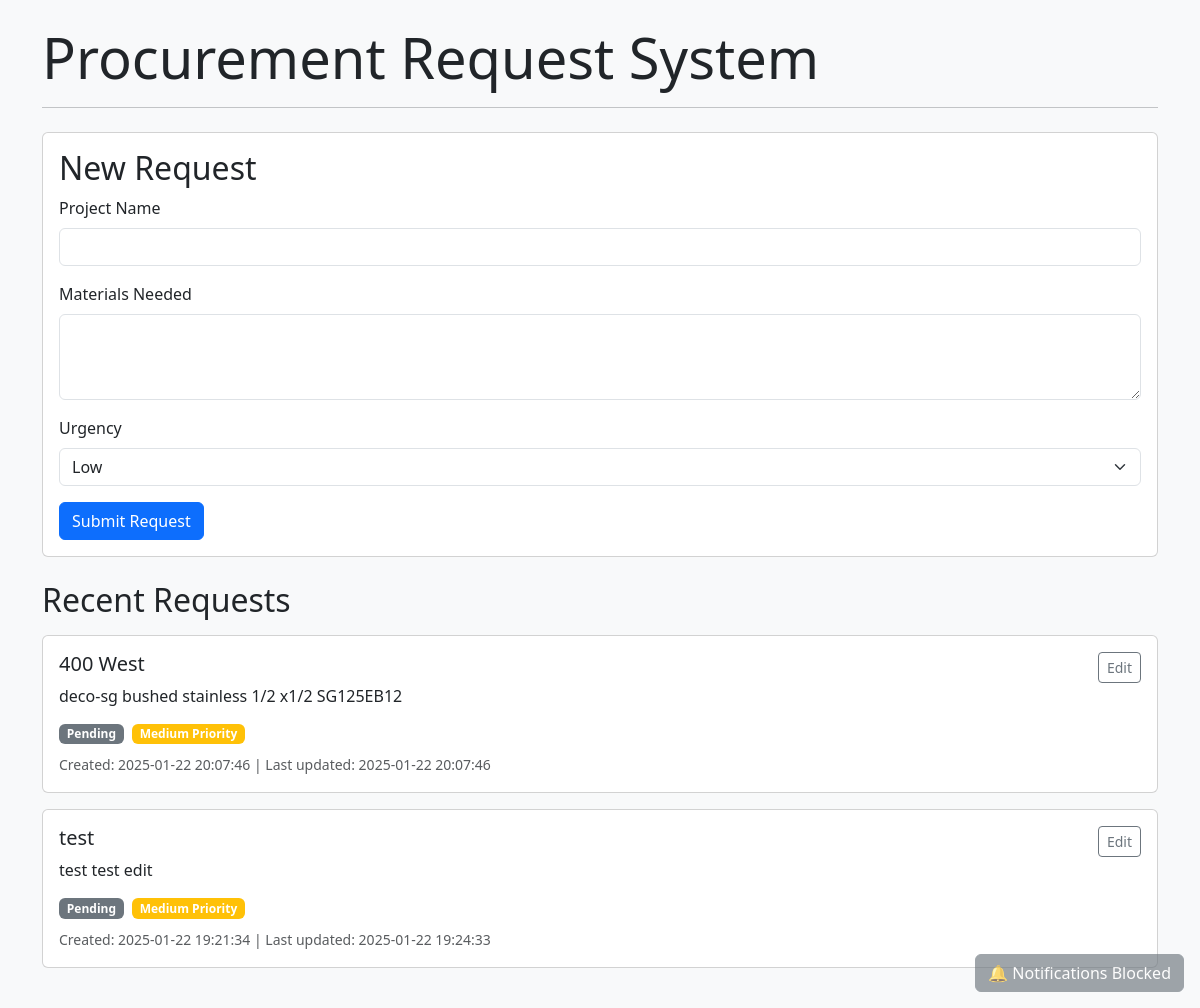
Before: / with the older database file.
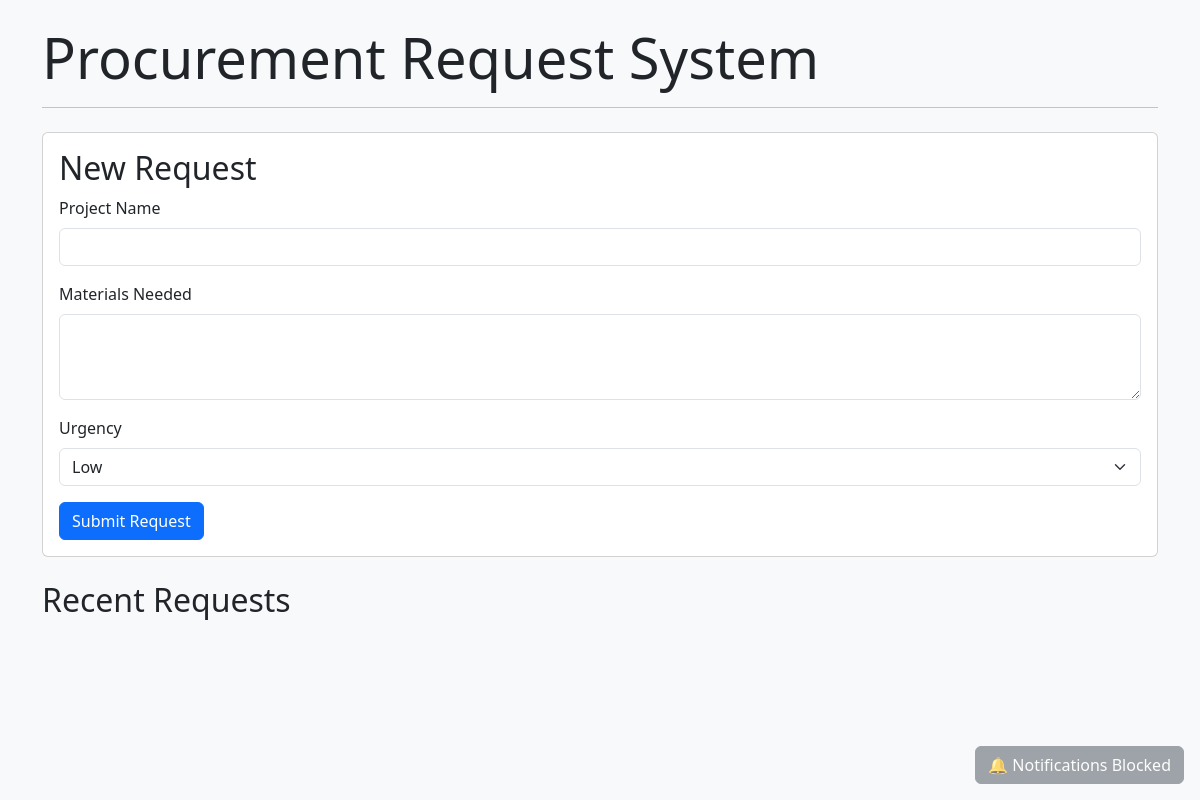
After: the same page with the newer database file.
### tables this page shows
CREATE TABLE tickets (
            id INTEGER PRIMARY KEY AUTOINCREMENT,
            project_name TEXT NOT NULL,
            materials TEXT NOT NULL,
            urgency TEXT NOT NULL,
            status TEXT DEFAULT 'Pending',
            created_at TIMESTAMP DEFAULT CURRENT_TIMESTAMP,
            updated_at TIMESTAMP DEFAULT CURRENT_TIMESTAMP
        );

### app.py (the view, shortened to what this page needs)
@app.route('/', methods=['GET', 'POST'])
def index():
    conn = get_db_connection()
    tickets = conn.execute('SELECT * FROM tickets ORDER BY created_at DESC').fetchall()
    conn.close()
    return render_template('index.html', tickets=tickets)

### app.py (called while the page is built)
def get_db_connection():
    conn = sqlite3.connect('tickets.db')
    conn.row_factory = sqlite3.Row
    return conn

### templates/index.html (shortened to what this page needs)
{% extends "base.html" %}
{% block content %}
    <div class="card mb-4">
        <div class="card-body">
            <h2 class="card-title">New Request</h2>
            <form method="POST">
                <div class="mb-3">
                    <label class="form-label">Project Name</label>
                    <input type="text" class="form-control" name="project_name" required>
                </div>
                <div class="mb-3">
                    <label class="form-label">Materials Needed</label>
                    <textarea class="form-control" name="materials" rows="3" required></textarea>
                </div>
                <div class="mb-3">
                    <label class="form-label">Urgency</label>
                    <select class="form-select" name="urgency" required>
                        <option value="Low">Low</option>
                    </select>
                </div>
                <button type="submit" class="btn btn-primary">Submit Request</button>
            </form>
        </div>
    </div>
    <h2 class="mb-3">Recent Requests</h2>
    {% for ticket in tickets %}
        <div class="card mb-3">
            <div class="card-body">
                <div class="d-flex justify-content-between align-items-start">
                    <div>
                        <h5 class="card-title">{{ ticket.project_name }}</h5>
                        <p class="card-text">{{ ticket.materials }}</p>
                        <div class="d-flex gap-2 mb-2">
                            <span class="badge bg-{{ 'success' if ticket.status == 'Completed' else 'warning' if ticket.status == 'In Progress' else 'secondary' }}">
                                {{ ticket.status }}
                            </span>
                            <span class="badge bg-{{ 'danger' if ticket.urgency == 'High' else 'warning' if ticket.urgency == 'Medium' else 'info' }}">
                                {{ ticket.urgency }} Priority
                            </span>
                        </div>
                        <small class="text-muted">
                            Created: {{ ticket.created_at }} |
                            Last updated: {{ ticket.updated_at }}
                        </small>
                    </div>
                    <a href="{{ url_for('edit_ticket', ticket_id=ticket.id) }}" class="btn btn-sm btn-outline-secondary">
                        Edit
                    </a>
                </div>
            </div>
        </div>
    {% endfor %}
{% endblock %}

### templates/base.html (shortened to what this page needs)
<!DOCTYPE html>
<html lang="en">
<head>
    <link href="https://cdn.jsdelivr.net/npm/bootstrap@5.3.2/dist/css/bootstrap.min.css" rel="stylesheet">
</head>
<body class="bg-light">
    <div class="container py-4">
        <header class="mb-4">
            <h1 class="display-4">Procurement Request System</h1>
            <hr>
        </header>
        {% block content %}{% endblock %}
    </div>
</body>
</html>

Changed rows visible on the page:
removed tickets: project_name "400 West", materials "deco-sg bushed stainless 1/2 x1/2 SG125EB12", status "Pending", urgency "Medium", created_at "2025-01-22 20:07:46", updated_at "2025-01-22 20:07:46"
removed tickets: project_name "test", materials "test test edit", status "Pending", urgency "Medium", created_at "2025-01-22 19:21:34", updated_at "2025-01-22 19:24:33"
